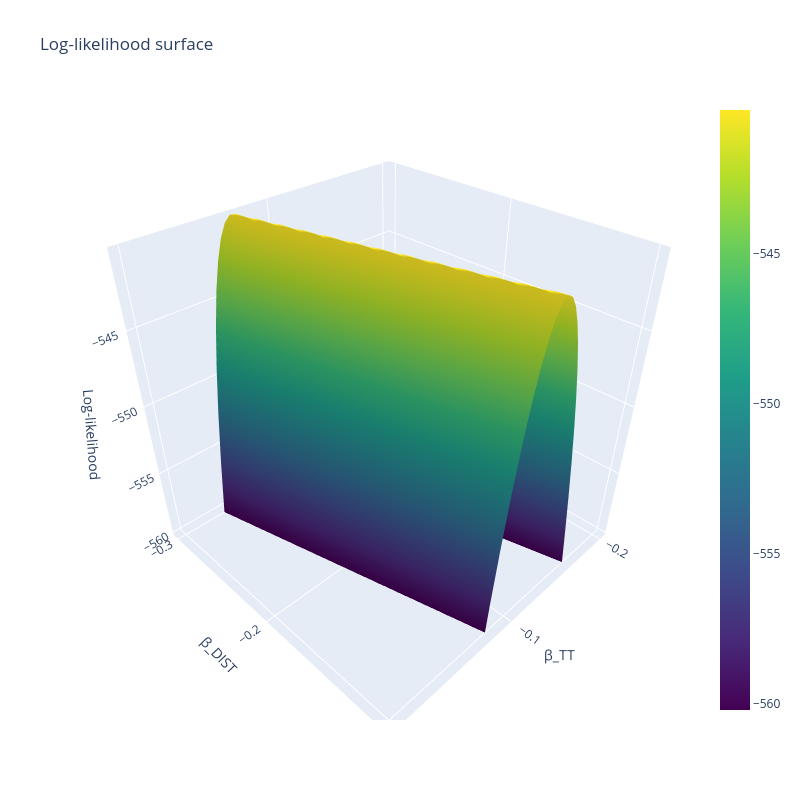

Notebook source saved alongside this figure:
### Markdown cell above
Finally, we plot the log-likelihood function.

### Code cell
# Create meshgrid of betas
beta_tt = np.linspace(-0.2,0  , 51)
beta_dist = np.linspace(-0.05,0.05, 51)
BETA_TT, BETA_DIST = np.meshgrid(beta_tt, beta_dist)

# Compute the log-likelihood for each pair of betas
LL = np.zeros_like(BETA_TT)
for i in range(BETA_TT.shape[0]):
    for j in range(BETA_TT.shape[1]):
        LL[i, j] = compute_LL_flat(BETA_TT[i, j], BETA_DIST[i, j], df)
        
# Plot the log-likelihood using plotly
vmin = LL.max() - 20
vmax = LL.max()
fig = go.Figure(data=[go.Surface(z = LL, x = BETA_TT, y = BETA_TC,cmin=vmin,cmax=vmax,colorscale='Viridis')])
fig.update_layout(title='Log-likelihood surface',
                  scene = dict(
                    xaxis_title='β_TT',
                    yaxis_title='β_DIST',
                    zaxis_title='Log-likelihood'))

# Set z range
fig.update_layout(scene = dict(zaxis = dict(range=[vmin,vmax])))

# Increase the plot size
fig.update_layout(width=800, height=800)

# Show the plot
fig.show()

### Figure 1 — Plotly figure (JSON) as saved in the notebook; plotly's stock layout.template omitted (floating-point values rounded to 4 significant figures; data arrays with more than 128 entries replaced by an {"elided": "..."} marker saying what was removed)
{"data": [{"cmax": -540.2, "cmin": -560.2, "colorscale": [[0, "#440154"], [0.1111, "#482878"], [0.2222, "#3e4989"], [0.3333, "#31688e"], [0.4444, "#26828e"], [0.5556, "#1f9e89"], [0.6667, "#35b779"], [0.7778, "#6ece58"], [0.8889, "#b5de2b"], [1, "#fde725"]], "type": "surface", "x": {"elided": "51x51 float values"}, "y": {"elided": "51x51 float values"}, "z": {"elided": "51x51 float values"}}], "layout": {"height": 800, "scene": {"xaxis": {"title": {"text": "β_TT"}}, "yaxis": {"title": {"text": "β_DIST"}}, "zaxis": {"range": [-560.2, -540.2], "title": {"text": "Log-likelihood"}}}, "title": {"text": "Log-likelihood surface"}, "width": 800}}
